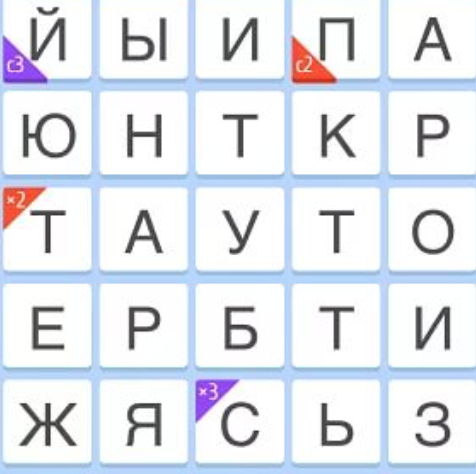
#> input picture test.png, 476 x 474 px
$ jupyter execute --allow-errors 'Image processing.ipynb'   (shell and % lines are left out)
#> lines starting #> are read from the running program, lines starting #| are printed output that depends on the picture
# Image processing

[cell 1]
from PIL import Image
from matplotlib import pylab as plt
import numpy as np
import os
import time
import re
from subprocess import Popen, PIPE

[cell 2]
image = Image.open('test.png')
#> image is the input picture: PIL image 476x474 RGBA; mean R, G, B, A 224.9, 229.2, 236.5, 255
image_gs = image.convert('LA')
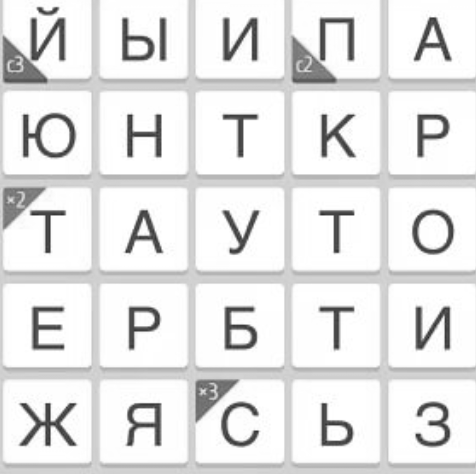
#> image_gs: PIL image 476x474 LA; mean R, G, B, A 228.7, 228.7, 228.7, 255

[cell 3]
image.size
#> Out = (476, 474)

[cell 4]
image

[cell 5]
image.size
#> Out = (476, 474)

[cell 6]
image_data = np.asarray(image)

[cell 7]
range(80, 130)

[cell 8]
image_data.shape
#> Out = (474, 476, 4)

[cell 9]
image_mod = np.zeros(shape=image_data.shape)
image_mod.shape
#> Out = (474, 476, 4)

[cell 10]
def extract_gs_letters(image_data):
    image_mod = np.zeros(shape=image_data.shape)
    for i in range(image_data.shape[0]):
        for j in range(image_data.shape[1]):
            if image_data[i][j][0] < 150 and image_data[i][j][1] < 150 and image_data[i][j][2] < 150:
                image_mod[i][j] = image_data[i][j]
            else:
                image_mod[i][j] = (255, 255, 255, 255)
    return image_mod

[cell 11]
im = Image.fromarray(np.uint8(image_mod))
#> im: PIL image 476x474 RGBA; every value is 0
#> image_mod: shape (474, 476, 4) float64; every value is 0
im.save("test_mod.png")

[cell 12]
im

[cell 13]
def run_shell(cmd):
    p = Popen(cmd, shell=True, stdout=PIPE, stderr=PIPE)
    p.communicate()
    if p.returncode != 0:
        return False
    return True

[cell 14]
def run_tesseract(image_name):
    cmd = "tesseract " + image_name + " res" + " -l" + " rus"
    run_shell(cmd)

[cell 15]
run_tesseract("test_mod.png")

[cell 16]
with open('res.txt') as f:
#> (reads res.txt from the repository)
    print(f.read())

[cell 17]
def detect_letters(image_name):
#> called with image_name = 'test.png'
    start = time.time()
    image = Image.open(image_name)
    image_data = np.asarray(image)
    image_mod = extract_gs_letters(image_data)
#> after the loop in extract_gs_letters, `for i in range(image_data.shape[0]):`:
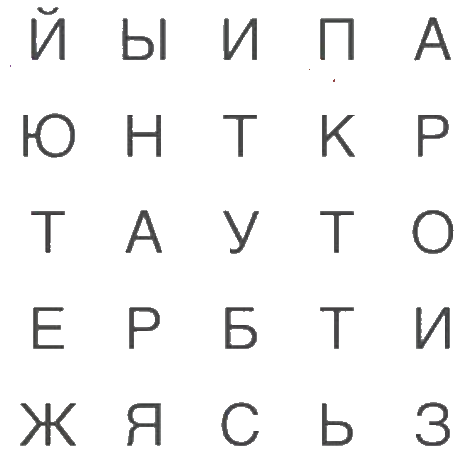
#> image_mod: shape (474, 476, 4) float64; mean R, G, B, A 244.6, 244.6, 244.6, 255
    image_letters = Image.fromarray(np.uint8(image_mod))
    image_letters.save("image_letters.png")
    run_tesseract("image_letters.png")
    with open('res.txt') as f:
        text = f.read()
    text = re.sub(r"(\n)", "", text.lower())
    print(text)
    print("Detected in %f seconds" %(time.time() - start))

[cell 18]
detect_letters('test.png')

[cell 19]
X = image.histogram()
#> X = 1024 values, max 225624 at index 1023, min 0 at index 0, mean 881.3
print(len(X))
#| 1024
plt.hist(X)
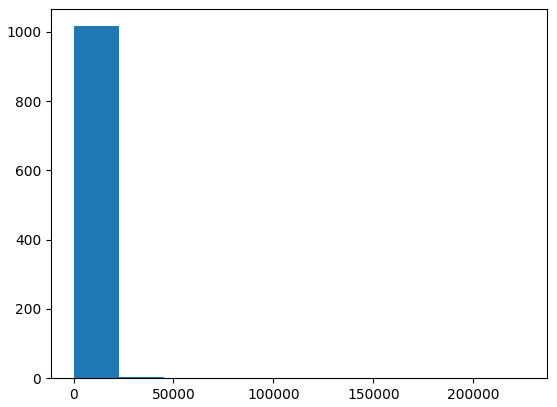
#> figure drawn by matplotlib, 1 panel; tallest bar 1016 high, from x = -1.82e-12 to 22562.4

## OpenCV

[cell 20]
import cv2
print(cv2.__version__)

[cell 21]
img = cv2.imread('test.png')

[cell 22]
img

[cell 23]
img_rgb = cv2.imread('test.png')
img_gray = cv2.cvtColor(img_rgb, cv2.COLOR_BGR2GRAY)
template = cv2.imread('template.png',0)
#> (the rest of this cell did not finish here and is left out)
